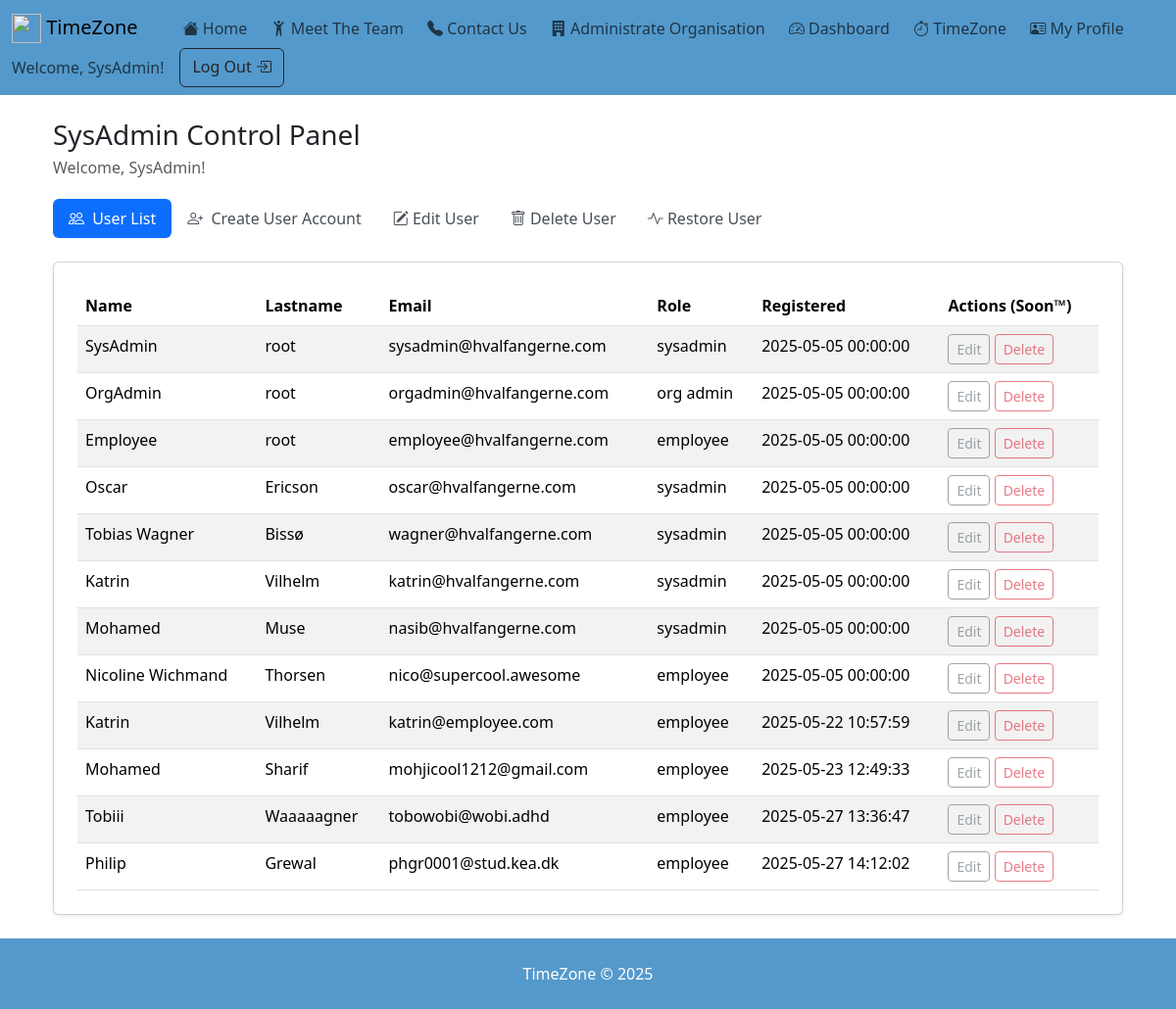
The page /admin (signed in) on the database its author committed.
### tables this page shows
CREATE TABLE users (
        id          INTEGER PRIMARY KEY AUTOINCREMENT, 
        username    TEXT    NOT NULL UNIQUE,
        password    TEXT    NOT NULL,
        name        TEXT    NOT NULL,
        lastname    TEXT,
        email       TEXT    NOT NULL UNIQUE,
        role        TEXT    NOT NULL CHECK(role IN ('sysadmin', 'org_admin', 'employee'))
        , paytype TEXT NOT NULL DEFAULT "salary" CHECK(paytype IN ('salary', 'hourly')), pay REAL NOT NULL DEFAULT 0, created_at TEXT, deleted_at TEXT);

### app.py (the view)
@app.route("/admin")
@login_required
@admin_required
def admin():
    if current_user.is_authenticated and current_user.is_org_admin:
        conn = db_connect()
        users = conn.execute(
            """SELECT * FROM users
                WHERE role = "employee"
                AND lastname != "root"
                AND deleted_at IS NULL
                ORDER BY role DESC"""
        ).fetchall()
        conn.close()
        return render_template("orgadmin_admin.html", users=users)
    elif current_user.is_authenticated and current_user.is_sysadmin:
        conn = db_connect()
        users = conn.execute(
            """SELECT * FROM users
                WHERE lastname != "root"
                AND deleted_at IS NULL
                ORDER BY role DESC"""
        ).fetchall()
        users = [dict(user) for user in users]
        print(f"Users: {users}")
        deleted_users = conn.execute(
            """SELECT id, name, lastname FROM users
                WHERE lastname != "root"
                AND deleted_at IS NOT NULL
                ORDER BY role DESC"""
        ).fetchall()
        deleted_users = [dict(user) for user in deleted_users]
        print(f"Deleted users: {deleted_users}")
        if current_user.id == 1:
            root_users = conn.execute(
                """SELECT * FROM users
                    WHERE lastname = "root"
                    AND deleted_at IS NULL
                    ORDER BY role DESC"""
            ).fetchall()
            root_users = [dict(user) for user in root_users]
            count = 0
            for account in root_users:
                count += 1
            count -= 1
            for account in root_users:
                users.insert(0, root_users[count])
                count -= 1
            conn.close()
            return render_template(
                "admin.html", users=users, deleted_users=deleted_users
            )
        conn.close()
        return render_template("admin.html", users=users, deleted_users=deleted_users)
    else:
        return render_template("forbidden.html")

### app.py (called while the page is built)
def db_connect():
    conn = sqlite3.connect(database)
    conn.row_factory = sqlite3.Row
    return conn

@login_manager.user_loader
def load_user(user_id):
    conn = db_connect()
    row = conn.execute("SELECT * FROM users WHERE id = ?", (user_id,)).fetchone()
    conn.close()
    return User(row) if row else None

def admin_required(f):
    @wraps(f)
    def decorated_function(*args, **kwargs):
        if not current_user.is_authenticated or not (
            current_user.is_org_admin or current_user.is_sysadmin
        ):
            abort(403)
        return f(*args, **kwargs)
    return decorated_function

    @property
    def is_sysadmin(self):
        return self.role == "sysadmin"

    @property
    def is_org_admin(self):
        return self.role == "org_admin"

### templates/admin.html (shortened to what this page needs)
{% extends "base.html" %}
{% block content %}
<div class="container py-4">
  <div class="row">
    <div class="col">
      <h1 class="h3 mb-1">SysAdmin Control Panel</h1>
      <p class="text-muted">Welcome, {{ current_user.name }}!</p>
    </div>
    <div class="col">
    </div>
  </div>
  <ul class="nav nav-pills mb-4 mt-1" id="adminTabs" role="tablist">
    <li class="nav-item" role="presentation">
      <button
        class="nav-link active"
        id="tab-manage"
        data-bs-toggle="pill"
        data-bs-target="#pane-manage"
        type="button"
        role="tab"
      >
        <i class="bi bi-people me-1"></i>
        User List
      </button>
    </li>
    <li class="nav-item" role="presentation">
      <button
        class="nav-link"
        id="tab-create"
        data-bs-toggle="pill"
        data-bs-target="#pane-create"
        type="button"
        role="tab"
      >
        <i class="bi bi-person-plus me-1"></i>
        Create User Account
      </button>
    </li>
    <li class="nav-item" role="presentation">
      <button
        class="nav-link"
        id="tab-edit"
        data-bs-toggle="pill"
        data-bs-target="#pane-edit"
        type="button"
        role="tab"
      >
        <i class="bi bi-pencil-square"></i>
        Edit User
      </button>
    </li>
    <li class="nav-item" role="presentation">
      <button
        class="nav-link"
        id="tab-delete"
        data-bs-toggle="pill"
        data-bs-target="#pane-delete"
        type="button"
        role="tab"
      >
        <i class="bi bi-trash"></i>
        Delete User
      </button>
    </li>
    <li class="nav-item" role="presentation">
      <button
        class="nav-link"
        id="tab-restore"
        data-bs-toggle="pill"
        data-bs-target="#pane-restore"
        type="button"
        role="tab"
      >
        <i class="bi bi-activity"></i>
        Restore User
      </button>
    </li>
  </ul>
  <div class="tab-content" id="adminTabsContent">
    <div
      class="tab-pane fade show active"
      id="pane-manage"
      role="tabpanel"
      aria-labelledby="tab-manage"
    >
      <div class="card shadow-sm p-4">
        <table class="table table-striped mb-0">
          <thead>
            <tr>
              <th>Name</th><th>Lastname</th><th>Email</th><th>Role</th><th>Registered</th><th>Actions (Soon™)</th>
            </tr>
          </thead>
          <tbody>
            {% for u in users %}
            <tr>
              <td>{{ u.name }}</td>
              <td>{{ u.lastname }}</td>
              <td>{{ u.email }}</td>
              <td>{{ u.role.replace('_',' ') }}</td>
              <td>{{ u.created_at }}</td>
              <td>
                <a href=""
                   class="btn btn-sm btn-outline-secondary disabled">
                   Edit
                </a>
                <a href=""
                   class="btn btn-sm btn-outline-danger disabled">
                   Delete
                </a>
              </td>
            </tr>
            {% endfor %}
          </tbody>
        </table>
      </div>
    </div>
</div>
{% endblock %}

### templates/base.html (shortened to what this page needs)
<!DOCTYPE html>
<html lang="en">
    <head>
        <link href="https://cdn.jsdelivr.net/npm/bootstrap@5.3.3/dist/css/bootstrap.min.css" rel="stylesheet">
        <link rel="stylesheet" href="https://cdn.jsdelivr.net/npm/bootstrap-icons@1.11.3/font/bootstrap-icons.min.css">
        <link href="https://cdn.jsdelivr.net/npm/aos@2.3.4/dist/aos.css" rel="stylesheet" />
        <link rel="stylesheet" href="https://cdn.jsdelivr.net/npm/choices.js/public/assets/styles/choices.min.css">
    </head>
    <body class="d-flex flex-column min-vh-100">
        <nav class="navbar navbar-light" style="background-color: #5499cb;">
            <div class="container-fluid">
                <a class="navbar-brand" href="{{ url_for('index') }}">
                    <img src="{{ url_for('static', filename='happy_logo.png') }}" alt="" width="30 " height="30" class="d-inline-block align-text-top">
                    TimeZone
                </a>
                {% if current_user.is_authenticated %}
                <ul class="navbar-nav me-auto mb-2 mb-lg-0" style="display: inline-block; padding-left: 30px;">
                    <li class="nav-item" style="display: inline-block;">
                        <a class="nav-link" href="{{ url_for('index') }}">
                            <i class="bi bi-house-fill"></i>
                            Home
                        </a>
                    </li>
                    <li class="nav-item" style="display: inline-block; padding-left: 20px;">
                        <a class="nav-link" href="{{ url_for('team') }}">
                            <i class="bi bi-person-arms-up"></i>
                            Meet The Team
                        </a>
                    </li>
                    <li class="nav-item" style="display: inline-block; padding-left: 20px;">
                        <a class="nav-link" href="{{ url_for('contact') }}">
                            <i class="bi bi-telephone-fill"></i>
                            Contact Us
                        </a>
                    </li>
                    {% if current_user.is_authenticated and current_user.is_sysadmin%}
                    <li class="nav-item" style="display: inline-block; padding-left: 20px;">
                        <a class="nav-link" href="{{ url_for('admin') }}">
                            <i class="bi bi-building-fill"></i>
                            Administrate Organisation
                        </a>
                    </li>
                    {% endif %}
                    <li class="nav-item" style="display: inline-block; padding-left: 20px;">
                        <a class="nav-link" href="{{ url_for('dashboard') }}">
                            <i class="bi bi-speedometer2"></i>
                            Dashboard
                        </a>
                    </li>
                    <li class="nav-item" style="display: inline-block; padding-left: 20px;">
                        <a class="nav-link" href="{{ url_for('time_zone') }}">
                            <i class="bi bi-stopwatch"></i>
                            TimeZone
                        </a>
                    </li>
                    <li class="nav-item" style="display: inline-block; padding-left: 20px;">
                        <a class="nav-link" href="{{ url_for('user') }}">
                            <i class="bi bi-person-vcard"></i>
                            My Profile
                        </a>
                    </li>
                </ul>
                <form class="d-flex">
                    <span class="navbar-text me-3">
                        Welcome, {{ current_user.name }}!
                    </span>
                    <a class="btn btn-outline-dark me-2" type="button" href="{{ url_for('logout') }}">
                        Log Out
                        <i class="bi bi-box-arrow-in-right"></i>
                    </a>
                </form>
                {% endif %}
            </div>
        </nav>
        <main class="container flex-grow-1">
            {% block content %}{% endblock %}
        </main>
        <footer class="mt-4 p-4 text-white text-center mt-auto" style="margin-top: 30px; background-color: #5499cb;">
            TimeZone &copy; 2025
        </footer>
    </body>
</html>

### templates/base.html (style rules this page uses)
html { scroll-behavior: smooth; }

### templates/admin.html (style rules this page uses)
#adminTabs .nav-link { background: #ffffff; color: #495057; }
#tab-manage.active { background: #0d6efd; color: #fff; }

### rows shown on the page
users: name "SysAdmin", lastname "root", email "sysadmin@hvalfangerne.com", role.replace "sysadmin", created_at "2025-05-05 00:00:00"
users: name "OrgAdmin", lastname "root", email "orgadmin@hvalfangerne.com", role.replace "org admin", created_at "2025-05-05 00:00:00"
users: name "Employee", lastname "root", email "employee@hvalfangerne.com", role.replace "employee", created_at "2025-05-05 00:00:00"
users: name "Oscar", lastname "Ericson", email "oscar@hvalfangerne.com", role.replace "sysadmin", created_at "2025-05-05 00:00:00"
users: name "Tobias Wagner", lastname "Bissø", email "wagner@hvalfangerne.com", role.replace "sysadmin", created_at "2025-05-05 00:00:00"
users: name "Katrin", lastname "Vilhelm", email "katrin@hvalfangerne.com", role.replace "sysadmin", created_at "2025-05-05 00:00:00"
users: name "Mohamed", lastname "Muse", email "nasib@hvalfangerne.com", role.replace "sysadmin", created_at "2025-05-05 00:00:00"
users: name "Nicoline Wichmand", lastname "Thorsen", email "nico@supercool.awesome", role.replace "employee", created_at "2025-05-05 00:00:00"
users: name "Katrin", lastname "Vilhelm", email "katrin@employee.com", role.replace "employee", created_at "2025-05-22 10:57:59"
users: name "Mohamed", lastname "Sharif", email "mohjicool1212@gmail.com", role.replace "employee", created_at "2025-05-23 12:49:33"
users: name "Tobiii", lastname "Waaaaagner", email "tobowobi@wobi.adhd", role.replace "employee", created_at "2025-05-27 13:36:47"
users: name "Philip", lastname "Grewal", email "phgr0001@stud.kea.dk", role.replace "employee", created_at "2025-05-27 14:12:02"
